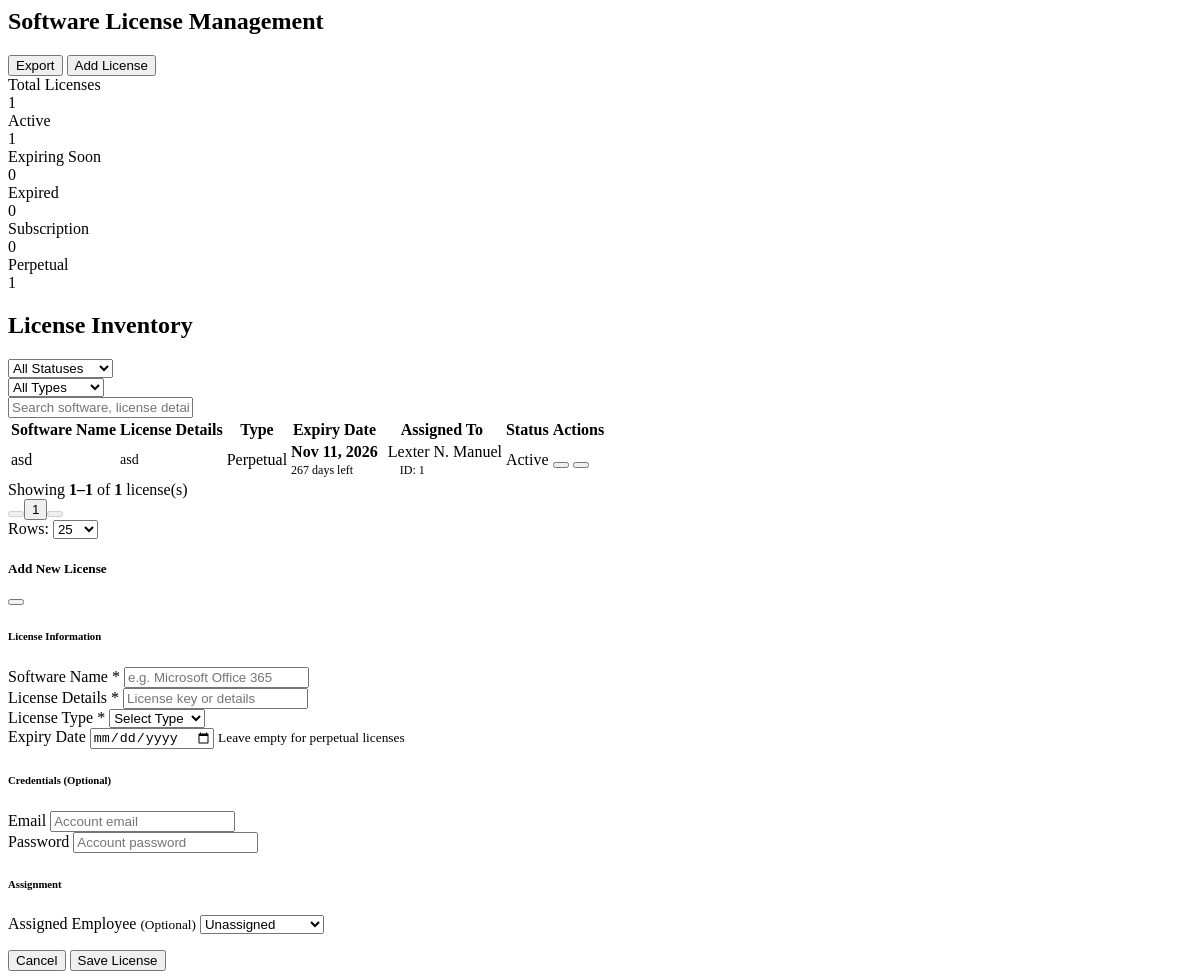
The app's page /modules/inventory/software.php with its own data.
### tables this page shows
CREATE TABLE `tbl_software` (
  `softwareId` int(11) NOT NULL,
  `licenseSoftware` varchar(255) NOT NULL,
  `licenseDetails` varchar(100) NOT NULL,
  `licenseType` enum('Perpetual','Subscription') DEFAULT NULL,
  `expiryDate` datetime DEFAULT NULL,
  `email` varchar(100) DEFAULT NULL,
  `password` varchar(100) DEFAULT NULL,
  `employeeId` int(11) DEFAULT NULL
);

### modules/inventory/software.php (the view, shortened to what this page needs)
<?php
$db = getDB();
$stmt = $db->query("
    SELECT
        s.*,
        CONCAT_WS(' ', e.firstName, e.middleName, e.lastName) as employeeName
    FROM tbl_software s
    LEFT JOIN tbl_employee e ON s.employeeId = e.employeeId
    ORDER BY s.softwareId DESC
");
$softwareList = $stmt->fetchAll();
$totalLicenses       = count($softwareList);
$activeLicenses      = 0;
$expiringSoon        = 0;
$expiredLicenses     = 0;
$subscriptionCount   = 0;
$perpetualCount      = 0;
$today = new DateTime();
foreach ($softwareList as &$software) {
    if ($software['licenseType'] === 'Perpetual')    $perpetualCount++;
    if ($software['expiryDate']) {
        $expiryDate  = new DateTime($software['expiryDate']);
        $interval    = $today->diff($expiryDate);
        $daysLeft    = $interval->invert ? -$interval->days : $interval->days;
        if ($daysLeft < 0) {
            $software['status']        = 'Expired';
            $software['statusClass']   = 'disposed';
            $expiredLicenses++;
        } elseif ($daysLeft <= 30) {
            $software['status']        = 'Expiring Soon';
            $software['statusClass']   = 'maintenance';
            $expiringSoon++;
        } else {
            $activeLicenses++;
        }
    } else {
        $software['status']      = 'Active';
        $software['statusClass'] = 'in-use';
        $software['daysLeft']    = null;
        $activeLicenses++;
    }
}
?>
<link rel="stylesheet" href="assets/css/software.css?v=<?php echo time()?>">
<div class="page-header">
    <h2>
        Software License Management
    </h2>
    <div class="header-actions">
        <button class="btn btn-secondary">
            Export
        </button>
        <button class="btn btn-primary" onclick="openAddSoftware()">
            Add License
        </button>
    </div>
</div>
<div class="stats-grid">
    <div class="stat-card">
        <div class="stat-label">Total Licenses</div>
        <div class="stat-value"><?php echo $totalLicenses; ?></div>
    </div>
    <div class="stat-card">
        <div class="stat-label">Active</div>
        <div class="stat-value"><?php echo $activeLicenses; ?></div>
    </div>
    <div class="stat-card">
        <div class="stat-label">Expiring Soon</div>
        <div class="stat-value"><?php echo $expiringSoon; ?></div>
    </div>
    <div class="stat-card">
        <div class="stat-label">Expired</div>
        <div class="stat-value"><?php echo $expiredLicenses; ?></div>
    </div>
    <div class="stat-card">
        <div class="stat-label">Subscription</div>
        <div class="stat-value"><?php echo $subscriptionCount; ?></div>
    </div>
    <div class="stat-card">
        <div class="stat-label">Perpetual</div>
        <div class="stat-value"><?php echo $perpetualCount; ?></div>
    </div>
</div>
<div class="data-table-container">
    <div class="table-header">
        <h2 class="table-title">
            License Inventory
        </h2>
        <div class="table-controls">
            <div class="filter-group">
                <select id="statusFilter" onchange="filterSoftware()">
                    <option value="">All Statuses</option>
                </select>
            </div>
            <div class="filter-group">
                <select id="typeFilter" onchange="filterSoftware()">
                    <option value="">All Types</option>
                </select>
            </div>
            <div class="search-box">
                <input type="text" id="softwareSearch" placeholder="Search software, license details..." oninput="filterSoftware()">
            </div>
        </div>
    </div>
    <div class="data-table">
        <table id="softwareTable">
            <thead>
                <tr>
                    <th>Software Name</th>
                    <th>License Details</th>
                    <th>Type</th>
                    <th>Expiry Date</th>
                    <th>Assigned To</th>
                    <th>Status</th>
                    <th>Actions</th>
                </tr>
            </thead>
            <tbody id="softwareTableBody">
                <?php if (empty($softwareList)): ?>
                <tr>
                    <td colspan="7" class="empty-state">
                        <i class="fas fa-inbox"></i>
                        <p>No software license records found</p>
                    </td>
                </tr>
                <?php else: ?>
                    <?php foreach ($softwareList as $s): ?>
                    <tr data-software-id="<?php echo $s['softwareId']; ?>"
                        data-name="<?php echo strtolower($s['licenseSoftware']); ?>"
                        data-details="<?php echo strtolower($s['licenseDetails']); ?>"
                        data-type="<?php echo $s['licenseType'] ?? ''; ?>"
                        data-status="<?php echo $s['status']; ?>"
                        data-employee="<?php echo strtolower($s['employeeName'] ?? ''); ?>">
                        <td>
                            <span class="serial-number"><?php echo htmlspecialchars($s['licenseSoftware']); ?></span>
                        </td>
                        <td>
                            <div style="font-size:14px;color:var(--text-dark)"><?php echo htmlspecialchars($s['licenseDetails']); ?></div>
                        </td>
                        <td>
                            <?php $typeCls = $s['licenseType'] === 'Subscription' ? 'available' : 'in-use'; ?>
                            <span class="status-badge status-<?php echo $typeCls; ?>">
                                <?php echo htmlspecialchars($s['licenseType'] ?? 'N/A'); ?>
                            </span>
                        </td>
                        <td>
                            <?php if ($s['expiryDate']): ?>
                                <div>
                                    <div class="year-acquired"><?php echo date('M d, Y', strtotime($s['expiryDate'])); ?></div>
                                    <?php if ($s['daysLeft'] !== null): ?>
                                        <?php if ($s['daysLeft'] > 0): ?>
                                            <div style="font-size:12px;color:<?php echo $s['daysLeft'] <= 30 ? '#b45309' : 'var(--text-light)'; ?>;margin-top:2px">
                                                <i class="fas fa-clock"></i> <?php echo $s['daysLeft']; ?> days left
                                            </div>
                                        <?php elseif ($s['daysLeft'] < 0): ?>
                                            <div style="font-size:12px;color:#dc2626;margin-top:2px">
                                                <i class="fas fa-exclamation-circle"></i> Expired <?php echo abs($s['daysLeft']); ?> days ago
                                            </div>
                                        <?php else: ?>
                                            <div style="font-size:12px;color:#dc2626;margin-top:2px">
                                                <i class="fas fa-exclamation-circle"></i> Expires today
                                            </div>
                                        <?php endif; ?>
                                    <?php endif; ?>
                                </div>
                            <?php else: ?>
                                <span class="text-muted"><i class="fas fa-infinity"></i> No Expiry</span>
                            <?php endif; ?>
                        </td>
                        <td>
                            <?php if ($s['employeeName']): ?>
                                <div class="assigned-employee">
                                    <?php echo htmlspecialchars($s['employeeName']); ?>
                                </div>
                                <div style="font-size:12px;color:var(--text-light);margin-top:2px;padding-left:18px">ID: <?php echo htmlspecialchars($s['employeeId']); ?></div>
                            <?php else: ?>
                                <span class="text-muted">Unassigned</span>
                            <?php endif; ?>
                        </td>
                        <td>
                            <span class="status-badge status-<?php echo $s['statusClass']; ?>">
                                <?php echo htmlspecialchars($s['status']); ?>
                            </span>
                        </td>
                        <td>
                            <div class="action-buttons">
                                <button class="btn-action btn-edit" title="Edit" onclick="editSoftware(<?php echo $s['softwareId']; ?>)">
                                </button>
                                <button class="btn-action btn-delete" title="Delete" onclick="deleteSoftware(<?php echo $s['softwareId']; ?>)">
                                </button>
                            </div>
                        </td>
                    </tr>
                    <?php endforeach; ?>
                <?php endif; ?>
            </tbody>
        </table>
    </div>
    <div class="table-footer">
        <div class="footer-info">
            <span id="recordCount"></span>
        </div>
        <div class="pagination-controls" id="paginationControls"></div>
        <div class="per-page-control">
            <label>Rows:
                <select id="perPageSelect" onchange="changePerPage()">
                    <option value="25" selected>25</option>
                </select>
            </label>
        </div>
    </div>
</div>
<div class="modal fade" id="softwareModal" tabindex="-1" aria-labelledby="softwareModalTitle" aria-hidden="true">
    <div class="modal-dialog modal-lg">
        <div class="modal-content">
            <div class="modal-header">
                <h5 class="modal-title" id="softwareModalTitle">
                    Add New License
                </h5>
                <button type="button" class="btn-close" data-bs-dismiss="modal" aria-label="Close"></button>
            </div>
            <div class="modal-body">
                <form id="softwareForm">
                    <div class="form-section">
                        <h6 class="form-section-title">
                            License Information
                        </h6>
                        <div class="row mb-3">
                            <div class="col-md-6">
                                <label class="form-label">Software Name <span class="text-danger">*</span></label>
                                <input type="text" class="form-control" id="softwareName" required placeholder="e.g. Microsoft Office 365">
                            </div>
                            <div class="col-md-6">
                                <label class="form-label">License Details <span class="text-danger">*</span></label>
                                <input type="text" class="form-control" id="softwareDetails" required placeholder="License key or details">
                            </div>
                        </div>
                        <div class="row mb-3">
                            <div class="col-md-6">
                                <label class="form-label">License Type <span class="text-danger">*</span></label>
                                <select class="form-select" id="softwareType" required>
                                    <option value="">Select Type</option>
                                </select>
                            </div>
                            <div class="col-md-6">
                                <label class="form-label">Expiry Date</label>
                                <input type="date" class="form-control" id="softwareExpiry">
                                <small class="form-text">
                                    Leave empty for perpetual licenses
                                </small>
                            </div>
                        </div>
                    </div>
                    <div class="form-section">
                        <h6 class="form-section-title">
                            Credentials (Optional)
                        </h6>
                        <div class="row mb-3">
                            <div class="col-md-6">
                                <label class="form-label">Email</label>
                                <input type="email" class="form-control" id="softwareEmail" placeholder="Account email">
                            </div>
                            <div class="col-md-6">
                                <label class="form-label">Password</label>
                                <input type="password" class="form-control" id="softwarePassword" placeholder="Account password">
                            </div>
                        </div>
                    </div>
                    <div class="form-section">
                        <h6 class="form-section-title">
                            Assignment
                        </h6>
                        <div class="row mb-3">
                            <div class="col-md-12">
                                <label class="form-label">Assigned Employee <small class="text-muted">(Optional)</small></label>
                                <select class="form-select" id="softwareEmployee">
                                    <option value="">Unassigned</option>
                                </select>
                            </div>
                        </div>
                    </div>
                </form>
            </div>
            <div class="modal-footer">
                <button type="button" class="btn btn-secondary" data-bs-dismiss="modal">
                    Cancel
                </button>
                <button type="button" class="btn btn-primary" onclick="saveSoftware()">
                    Save License
                </button>
            </div>
        </div>
    </div>
</div>

### public/assets/css/software.css (style rules this page uses)
.assigned-employee { display: flex; align-items: center; gap: 6px; font-size: var(--text-sm); color: var(--text-dark); font-weight: 500; }
.year-acquired { font-weight: 600; color: var(--text-dark); }

### records on screen
tbl_software: licenseSoftware "asd", licenseDetails "asd", licenseType "Perpetual", expiryDate "Nov 11, 2026", daysLeft "267", employeeName "Lexter N. Manuel", employeeId "1", status "Active"

### other values on screen
$totalLicenses "1"
$activeLicenses "1"
$expiringSoon "0"
$expiredLicenses "0"
$subscriptionCount "0"
$perpetualCount "1"
